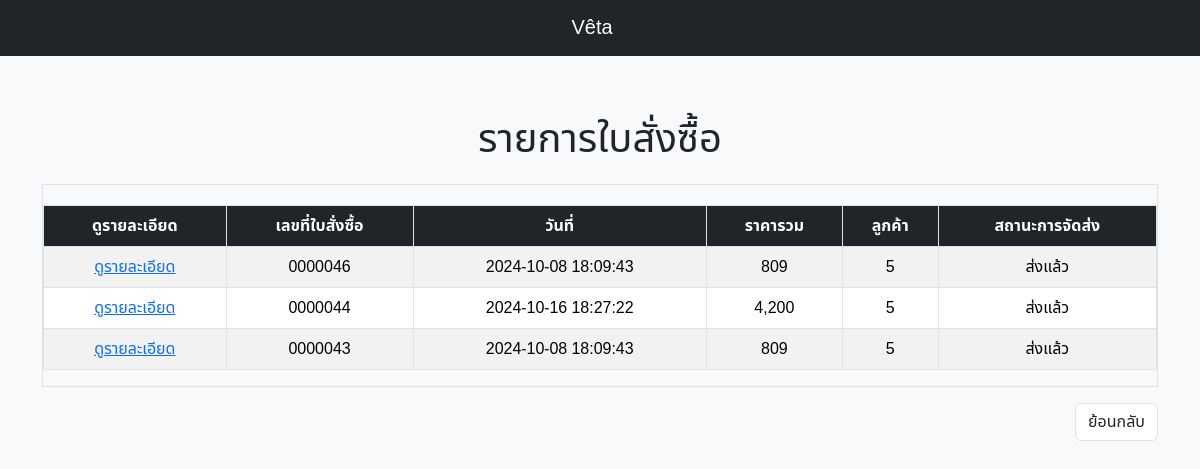
Page /U/view_order.php (signed in) on the committed database.
### tables this page shows
CREATE TABLE `orders` (
  `oid` int(7) UNSIGNED ZEROFILL NOT NULL,
  `ototal` int(7) NOT NULL,
  `odate` datetime NOT NULL,
  `u_id` int(7) NOT NULL,
  `u_name` varchar(200) NOT NULL,
  `address` text NOT NULL,
  `sta` varchar(200) NOT NULL
);

### U/view_order.php (the view, shortened to what this page needs)
<!doctype html>
<html lang="th">
<head>
    <link href="https://cdn.jsdelivr.net/npm/bootstrap@5.3.3/dist/css/bootstrap.min.css" rel="stylesheet">
</head>
<body>
    <header>
       <nav class="navbar navbar-expand-md navbar-dark bg-dark fixed-top">
    <div class="container-fluid d-flex justify-content-center">
        <a class="navbar-brand" href="../U/UI.php">Vêta</a>
    </div>
</nav>
    </header>
    <div class="container mt-5 pt-5">
        <h1>รายการใบสั่งซื้อ</h1>
        <div class="border">
            <table id="myTable" class="table table-striped table-hover table-bordered" style="width:100%">
                <thead class="table-dark">
                    <tr>
                        <th>ดูรายละเอียด</th>
                        <th>เลขที่ใบสั่งซื้อ</th>
                        <th>วันที่</th>
                        <th>ราคารวม</th>
                        <th>ลูกค้า</th>
                        <th>สถานะการจัดส่ง</th>
                    </tr>
                </thead>
                <tbody>
                    <?php
                    include("daat.php");
                    if (isset($_SESSION['uid'])) {
                        $u_id = $_SESSION['uid'];
                        $u_id = mysqli_real_escape_string($conn, $u_id);
                    }
                    $sql = "SELECT * FROM orders WHERE u_id = '$u_id' ORDER BY oid DESC";
                    $rs = mysqli_query($conn, $sql);
                    while ($data = mysqli_fetch_array($rs, MYSQLI_BOTH)) {
                    ?>
                    <tr>
                        <td><a href="view_order_detail.php?a=<?=$data['oid'];?>">ดูรายละเอียด</a></td>
                        <td><?=$data['oid'];?></td>
                        <td><?=$data['odate'];?></td>
                        <td><?=number_format($data['ototal'],0);?></td>
                        <td><?=$data['u_id'];?></td>
                        <td><?=$data['sta'];?></td>
                    </tr>
                    <?php } ?>
                </tbody>
            </table>
        </div>
    </div>
    <div class="container mt-3">
     <ul class="pagination d-flex justify-content-end">
        <li class="page-item"><a class="page-link text-dark" href="javascript:history.back()">ย้อนกลับ</a></li>
    </ul>
</div>
</body>
</html>

### U/view_order.php (style rules this page uses)
body { font-family: 'Noto Sans Thai', sans-serif; background-color: #f8f9fa; }
h1 { text-align: center; margin: 20px 0; }
.navbar { margin-bottom: 20px; }
.table { margin-top: 20px; }
.table-bordered { border: 1px solid #dee2e6; }
.table-bordered th, .table-bordered td { border: 0.5px solid #dee2e6; }
td { text-align: center; }
th { text-align: center; }
.container { margin-top: 70px; }

### rows in the picture
orders: oid "0000046", odate "2024-10-08 18:09:43", ototal "809", u "5", sta "ส่งแล้ว"
orders: oid "0000044", odate "2024-10-16 18:27:22", ototal "4,200", u "5", sta "ส่งแล้ว"
orders: oid "0000043", odate "2024-10-08 18:09:43", ototal "809", u "5", sta "ส่งแล้ว"
